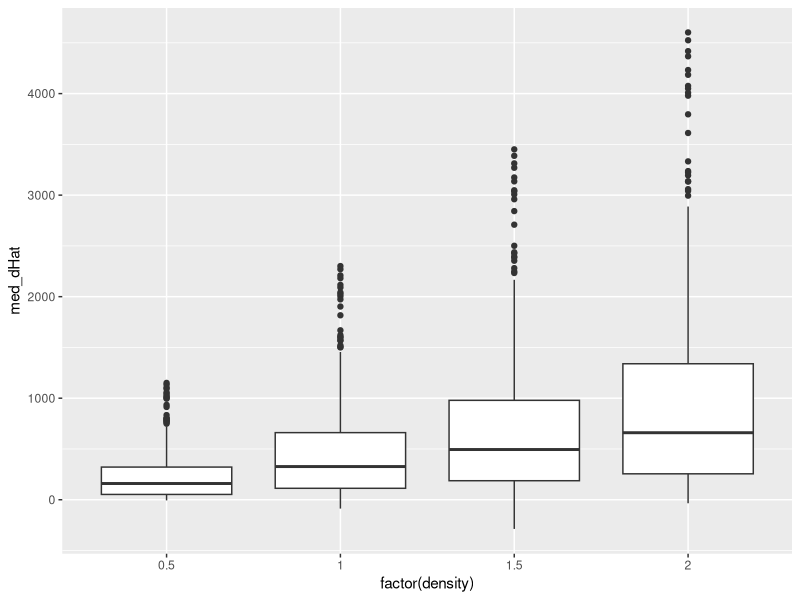
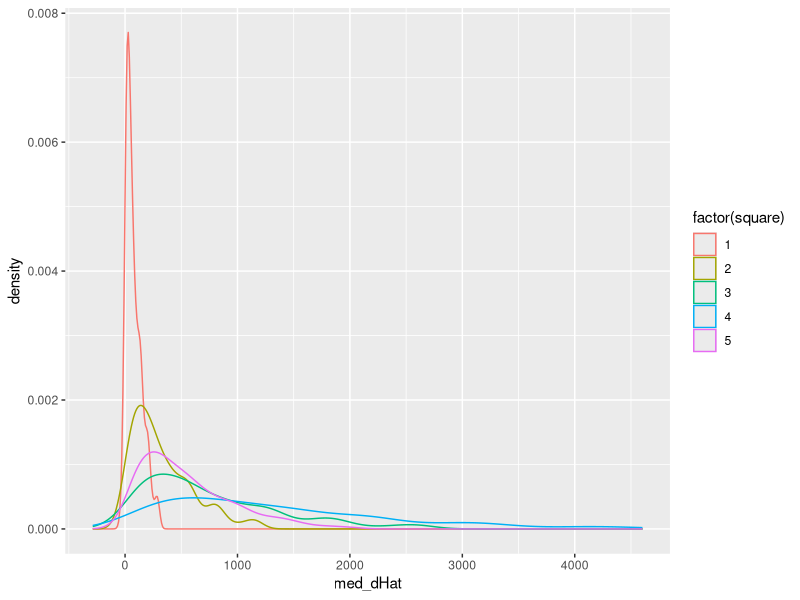

These figures' R source, in order:
# Copyright (c) 2017 Alton Barbehenn

# This script loads a course, set of simulation parameters and their resulting statistics 
# (From MultiParameterSimulation.R). It then runs some of the interesting analyses to 
# determine whether or not the ranges are good and if we want to make the resolution finer 
# for more data points. 

library(data.table)
library(ggplot2)

Sim <- read.csv("data/StudyAggregate_20171227_000337.csv", header = TRUE, row.names = NULL)


# Aggregate the statistics with the same parameters
# I chose median at this point because of it's robustness
# AggStats <- aggregate(cbind(dHat, nHat, pHat, pHatZeroNeg, pHatDropNeg, aHat) ~ square + TrapSpacing + FieldSize + CatchRadius + density, data = Sim, median)

# Using the data.table structure might be faster and more readable
# OMITING NA VALUES!!
Sim <- data.table(Sim)
AggStats <- Sim[, .(med_dHat = median(na.omit(dHat)),
                    avg_dHat = mean(na.omit(dHat)),
                    std_dHat = sd(na.omit(dHat)),
                    med_nHat = median(na.omit(nHat)),
                    avg_nHat = mean(na.omit(nHat)),
                    std_nHat = sd(na.omit(nHat)),
                    med_pHat = median(na.omit(pHat)),
                    avg_pHat = mean(na.omit(pHat)),
                    std_pHat = sd(na.omit(pHat)),
                    med_pHatZeroNeg = median(na.omit(pHatZeroNeg)),
                    avg_pHatZeroNeg = mean(na.omit(pHatZeroNeg)),
                    std_pHatZeroNeg = sd(na.omit(pHatZeroNeg)),
                    med_pHatDropNeg = median(na.omit(pHatDropNeg)),
                    avg_pHatDropNeg = mean(na.omit(pHatDropNeg)),
                    std_pHatDropNeg = sd(na.omit(pHatDropNeg)),
                    med_aHat = median(na.omit(aHat))), 
                by = .(square, TrapSpacing, FieldSize, CatchRadius, density)]

# Look at the correlation between density and dHat, colored by ring/square
p <- ggplot(data = AggStats) + geom_boxplot(mapping = aes(x = factor(density), y = med_dHat))
p
cor.test(x = AggStats$density, y = AggStats$med_dHat, method = "pearson")
cor.test(x = AggStats$density, y = AggStats$med_dHat, method = "kendall")

# So they appear to be correlated but look systematically biased
# We can see this by looking at the peaks in the density plots
p <- ggplot(data = AggStats) + geom_density(mapping = aes(x = med_dHat, colour = factor(square)))
p





















